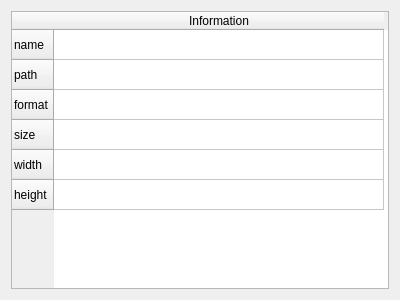
<?xml version="1.0" encoding="UTF-8"?>
<ui version="4.0">
 <class>Img_Inf_Form</class>
 <widget class="QWidget" name="Img_Inf_Form">
  <property name="geometry">
   <rect>
    <x>0</x>
    <y>0</y>
    <width>400</width>
    <height>300</height>
   </rect>
  </property>
  <property name="windowTitle">
   <string>Form</string>
  </property>
  <layout class="QGridLayout" name="gridLayout_2">
   <item row="0" column="0">
    <layout class="QGridLayout" name="gridLayout">
     <item row="0" column="0">
      <widget class="QTableWidget" name="tableWidget">
       <property name="layoutDirection">
        <enum>Qt::LeftToRight</enum>
       </property>
       <property name="autoFillBackground">
        <bool>false</bool>
       </property>
       <property name="sizeAdjustPolicy">
        <enum>QAbstractScrollArea::AdjustToContents</enum>
       </property>
       <attribute name="horizontalHeaderDefaultSectionSize">
        <number>330</number>
       </attribute>
       <row>
        <property name="text">
         <string>name</string>
        </property>
       </row>
       <row>
        <property name="text">
         <string>path</string>
        </property>
       </row>
       <row>
        <property name="text">
         <string>format</string>
        </property>
       </row>
       <row>
        <property name="text">
         <string>size</string>
        </property>
       </row>
       <row>
        <property name="text">
         <string>width</string>
        </property>
       </row>
       <row>
        <property name="text">
         <string>height</string>
        </property>
       </row>
       <column>
        <property name="text">
         <string>Information</string>
        </property>
       </column>
      </widget>
     </item>
    </layout>
   </item>
  </layout>
 </widget>
 <resources/>
 <connections/>
</ui>
